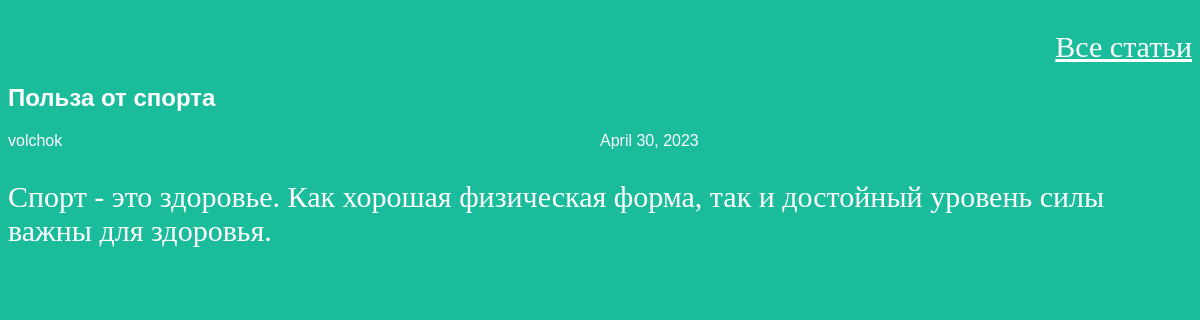
Page /article/3 on the committed database.
### articles/models.py (models this page shows, shortened)
class Article(models.Model):
    title = models.CharField(max_length=200)
    author = models.ForeignKey(User, on_delete=models.CASCADE)
    text = models.TextField()
    created_date = models.DateField(auto_now_add=True)
    def get_excerpt(self):
        return self.text[:140] + "..." if len(self.text) > 140 else self.text

### articles/views.py (the view)
# urls.py: re_path(r'^article/(?P<article_id>\d+)$', views.get_article, name='get_article'),
def get_article(request, article_id):
	try:
		post = Article.objects.get(id=article_id)
		return render(request, 'article.html', {"post": post})
	except Article.DoesNotExist:
		raise Http404

### articles/templates/article.html (shortened to what this page needs)
<!DOCTYPE html>
<html>
<head>
    <link rel="stylesheet" href="/static/css/article.css">
</head>
<body>
<div class="header">
    <p align="right"><a href="/">Все статьи</a></p>
</div>
<div class="one-post">
    <h2 class="post-title">{{ post.title }}</h2>
    <div class="article-info">
        <div class="article-author">{{ post.author.username }}</div>
        <div class="article-created- date">{{ post.created_date }}</div>
    </div>
    <p class="article-text">{{ post.get_excerpt }}</p>
</div>
</body>
</html>

### articles/static/css/article.css (style rules this page uses)
body { background: #1abc9c; font-family: Tahoma, Arial, sans-serif; color: #ffffff; }
p, h1 { font-family: Georgia, 'Times New Roman', Times, serif; }
p, h4 { font-size: 30px; margin-bottom: 0; }
a { color: inherit !important; }
.article-author { width: 50%; float: left; }

### rows in the picture
Article: title "Польза от спорта", author.username "volchok", created_date "April 30, 2023", get_excerpt "Спорт - это здоровье. Как хорошая физическая форма, так и достойный уровень силы важны для здоровья."
